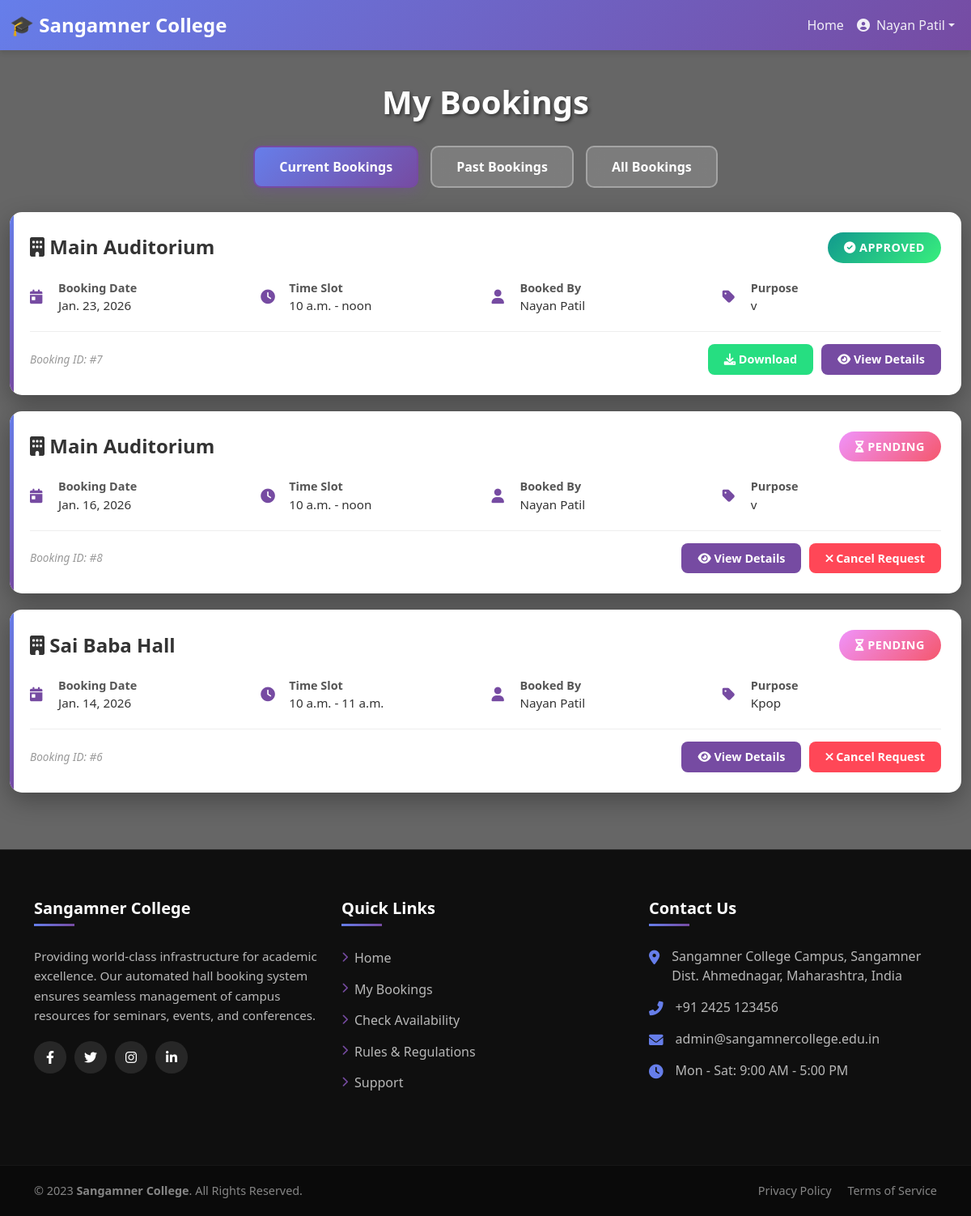
The app's page /mybooking/ (signed in) with its own data.
### hallapp/models.py (models this page shows, shortened)
class User(AbstractUser):
    department = models.CharField(max_length=100, blank=True, null=True)
    phone_number = models.CharField(max_length=15, blank=True, null=True)

class Booking(models.Model):
    STATUS_CHOICES = (
        ('PENDING', 'Pending'),
        ('APPROVED', 'Approved'),
        ('REJECTED', 'Rejected'),
        ('COMPLETED', 'Completed'),
        ('CANCELLED', 'Cancelled'),
    )
    STAGE_CHOICES = (
        ('Large', 'Large'),
        ('Small', 'Small'),
    )
    CHAIR_CHOICES = (
        ('Wheel', 'Wheel'),
        ('Fiber', 'Fiber'),
    )
    user = models.ForeignKey(User, on_delete=models.CASCADE, related_name='bookings')
    hall = models.ForeignKey(Hall, on_delete=models.CASCADE, related_name='bookings')
    event_name = models.CharField(max_length=200)
    department = models.CharField(max_length=100)
    coordinator_name = models.CharField(max_length=100, verbose_name="Program Head / Coordinator")
    coordinator_mobile = models.CharField(max_length=15)
    booking_date = models.DateField()
    start_time = models.TimeField()
    end_time = models.TimeField()
    stage_size = models.CharField(max_length=10, choices=STAGE_CHOICES, blank=True)
    audience_count = models.PositiveIntegerField(default=0)
    chair_type = models.CharField(max_length=10, choices=CHAIR_CHOICES, blank=True)
    chair_count = models.PositiveIntegerField(default=0)
    mic_count = models.PositiveIntegerField(default=0)
    speaker_count = models.PositiveIntegerField(default=0)
    projector_count = models.PositiveIntegerField(default=0)
    laptop_count = models.PositiveIntegerField(default=0)
    req_agarbatti = models.BooleanField(default=False, verbose_name="Incense Sticks (Agarbatti)")
    req_matchbox = models.BooleanField(default=False, verbose_name="Matchbox")
    req_oil = models.BooleanField(default=False, verbose_name="Oil")
    req_wati = models.BooleanField(default=False, verbose_name="Cotton Wicks (Wati)")
    req_kapur = models.BooleanField(default=False, verbose_name="Camphor (Kapur)")
    req_satarangi = models.CharField(max_length=100, blank=True, verbose_name="Satarangi/Mat")
    req_carpet = models.BooleanField(default=False, verbose_name="Red Carpet")
    req_mandap = models.BooleanField(default=False, verbose_name="Mandap")
    req_saraswati_photo = models.BooleanField(default=False, verbose_name="Saraswati Photo")
    req_samai = models.BooleanField(default=False, verbose_name="Traditional Lamp (Samai)")
    status = models.CharField(max_length=20, choices=STATUS_CHOICES, default='PENDING')
    rejection_reason = models.TextField(blank=True, null=True)
    approved_by = models.ForeignKey(User, on_delete=models.SET_NULL, null=True, blank=True, related_name='approved_bookings')
    approved_at = models.DateTimeField(null=True, blank=True)
    rejected_by = models.ForeignKey(User, on_delete=models.SET_NULL, null=True, blank=True, related_name='rejected_bookings')
    rejected_at = models.DateTimeField(null=True, blank=True)
    created_at = models.DateTimeField(auto_now_add=True)
    updated_at = models.DateTimeField(auto_now=True)
    class Meta:
        ordering = ['-booking_date', '-start_time']

class Hall(models.Model):
    name = models.CharField(max_length=100)  # e.g., "Main Auditorium"
    capacity = models.IntegerField()         # e.g., 500
    location = models.CharField(max_length=100) # e.g., "Block A"
    description = models.TextField(blank=True)
    facilities = models.CharField(max_length=255, help_text="e.g., AC, Sound System, WiFi")
    is_active = models.BooleanField(default=True)

### hallapp/views.py (the view)
# urls.py: path('mybooking/', views.my_bookings, name='mybooking'),
@login_required
def my_bookings(request):
    bookings = Booking.objects.filter(user=request.user).order_by('-booking_date')
    return render(request, 'mybooking.html', {'bookings': bookings})

### hallapp/templates/mybooking.html (shortened to what this page needs)
<!doctype html>
<html lang="en">
{% load static %}
<head>
  <link href="https://cdn.jsdelivr.net/npm/bootstrap@5.1.3/dist/css/bootstrap.min.css" rel="stylesheet">
  <link rel="stylesheet" href="https://cdnjs.cloudflare.com/ajax/libs/font-awesome/6.0.0/css/all.min.css">
</head>
<body>
  <nav class="navbar navbar-expand-lg navbar-dark">
    <div class="container-fluid">
      <a class="navbar-brand" href="#">🎓 Sangamner College</a>
      <div class="collapse navbar-collapse" id="navbarNav">
        <ul class="navbar-nav ms-auto">
          <li class="nav-item"><a class="nav-link" href="{% url 'index' %}">Home</a></li>
          {% if user.is_authenticated %}
          <li class="nav-item dropdown">
            <a class="nav-link dropdown-toggle d-flex align-items-center" href="#" id="profileDropdown" role="button"
              data-bs-toggle="dropdown" aria-expanded="false">
              <i class="fas fa-user-circle me-2"></i>
              <span>{{ user.get_full_name|default:user.username }}</span>
            </a>
          </li>
          {% endif %}
        </ul>
      </div>
    </div>
  </nav>
  <h1 class="page-title">My Bookings</h1>
  <div class="content-wrapper">
    <div class="booking-tabs">
      <button class="tab-btn active" data-tab="current">Current Bookings</button>
      <button class="tab-btn" data-tab="past">Past Bookings</button>
      <button class="tab-btn" data-tab="all">All Bookings</button>
    </div>
    <div class="container bookings-container">
      <div id="current-tab" class="tab-content-section active">
        {% if bookings %}
        {% for booking in bookings %}
        {% if booking.status == 'PENDING' or booking.status == 'APPROVED' %}
        <div class="booking-card">
          <div class="booking-header">
            <h3 class="hall-name"><i class="fas fa-building"></i> {{ booking.hall.name }}</h3>
            <span
              class="status-badge
                  {% if booking.status == 'APPROVED' %}status-confirmed{% elif booking.status == 'PENDING' %}status-pending{% elif booking.status == 'REJECTED' %}status-rejected{% else %}status-completed{% endif %}">
              <i
                class="fas
                    {% if booking.status == 'APPROVED' %}fa-check-circle{% elif booking.status == 'PENDING' %}fa-hourglass-half{% elif booking.status == 'REJECTED' %}fa-times-circle{% else %}fa-check-double{% endif %}"></i>
              {{ booking.get_status_display }}
            </span>
          </div>
          <div class="booking-details">
            <div class="detail-item">
              <i class="fas fa-calendar-day"></i>
              <div>
                <div class="detail-label">Booking Date</div>
                <div class="detail-value">{{ booking.booking_date }}</div>
              </div>
            </div>
            <div class="detail-item">
              <i class="fas fa-clock"></i>
              <div>
                <div class="detail-label">Time Slot</div>
                <div class="detail-value">{{ booking.start_time }} - {{ booking.end_time }}</div>
              </div>
            </div>
            <div class="detail-item">
              <i class="fas fa-user"></i>
              <div>
                <div class="detail-label">Booked By</div>
                <div class="detail-value">{{ booking.user.get_full_name|default:booking.user.username }}</div>
              </div>
            </div>
            <div class="detail-item">
              <i class="fas fa-tag"></i>
              <div>
                <div class="detail-label">Purpose</div>
                <div class="detail-value">{{ booking.event_name }}</div>
              </div>
            </div>
          </div>
          <div class="booking-footer">
            <span class="booking-id">Booking ID: #{{ booking.id }}</span>
            <div class="action-buttons">
              {% if booking.status == 'APPROVED' %}
              <button class="btn-action btn-download" onclick="downloadBooking('#{{ booking.id }}')">
                <i class="fas fa-download"></i> Download
              </button>
              {% endif %}
              <button class="btn-action btn-view" onclick="viewDetails('#{{ booking.id }}')">
                <i class="fas fa-eye"></i> View Details
              </button>
              {% if booking.status == 'PENDING' %}
              <button class="btn-action btn-cancel" onclick="cancelBooking('#{{ booking.id }}')">
                <i class="fas fa-times"></i> Cancel Request
              </button>
              {% endif %}
            </div>
          </div>
        </div>
        {% endif %}
        {% endfor %}
        {% else %}
        <div class="empty-state">
          <i class="fas fa-calendar-times"></i>
          <h3>No Current Bookings</h3>
          <p>You don't have any current bookings. Make a new booking to get started!</p>
        </div>
        {% endif %}
      </div>
    </div>
  </div>
  <footer class="main-footer">
    <div class="container">
      <div class="row">
        <div class="col-lg-4 col-md-6 mb-4">
          <div class="footer-widget">
            <h4>Sangamner College</h4>
            <p class="footer-desc">
              Providing world-class infrastructure for academic excellence. Our automated hall booking system
              ensures seamless management of campus resources for seminars, events, and conferences.
            </p>
            <div class="social-icons">
              <a href="#" class="social-icon"><i class="fab fa-facebook-f"></i></a>
              <a href="#" class="social-icon"><i class="fab fa-twitter"></i></a>
              <a href="#" class="social-icon"><i class="fab fa-instagram"></i></a>
              <a href="#" class="social-icon"><i class="fab fa-linkedin-in"></i></a>
            </div>
          </div>
        </div>
        <div class="col-lg-4 col-md-6 mb-4">
          <div class="footer-widget">
            <h4>Quick Links</h4>
            <ul class="footer-links">
              <li><a href="{% url 'index' %}"><i class="fas fa-chevron-right"></i> Home</a></li>
              <li><a href="{% url 'mybooking' %}"><i class="fas fa-chevron-right"></i> My Bookings</a></li>
              <li><a href="#"><i class="fas fa-chevron-right"></i> Check Availability</a></li>
              <li><a href="#"><i class="fas fa-chevron-right"></i> Rules & Regulations</a></li>
              <li><a href="#"><i class="fas fa-chevron-right"></i> Support</a></li>
            </ul>
          </div>
        </div>
        <div class="col-lg-4 col-md-6 mb-4">
          <div class="footer-widget">
            <h4>Contact Us</h4>
            <ul class="contact-list list-unstyled">
              <li>
                <i class="fas fa-map-marker-alt"></i>
                <span>Sangamner College Campus, Sangamner<br>Dist. Ahmednagar, Maharashtra, India</span>
              </li>
              <li>
                <i class="fas fa-phone-alt"></i>
                <span>+91 2425 123456</span>
              </li>
              <li>
                <i class="fas fa-envelope"></i>
                <span>admin@sangamnercollege.edu.in</span>
              </li>
              <li>
                <i class="fas fa-clock"></i>
                <span>Mon - Sat: 9:00 AM - 5:00 PM</span>
              </li>
            </ul>
          </div>
        </div>
      </div>
    </div>
    <div class="footer-bottom">
      <div class="container">
        <div class="row align-items-center">
          <div class="col-md-6 text-md-start">
            &copy; 2023 <strong>Sangamner College</strong>. All Rights Reserved.
          </div>
          <div class="col-md-6 text-md-end mt-2 mt-md-0">
            <a href="#" class="text-white-50 text-decoration-none me-3">Privacy Policy</a>
            <a href="#" class="text-white-50 text-decoration-none">Terms of Service</a>
          </div>
        </div>
      </div>
    </div>
  </footer>
</body>
</html>

### records on screen
User: get_full_name "Nayan Patil"
Booking: hall.name "Main Auditorium", status "APPROVED", booking_date "Jan. 23, 2026", start_time "10 a.m.", end_time "noon", user.get_full_name "Nayan Patil", event_name "v", id "7"
Booking: hall.name "Main Auditorium", status "PENDING", booking_date "Jan. 16, 2026", start_time "10 a.m.", end_time "noon", user.get_full_name "Nayan Patil", event_name "v", id "8"
Booking: hall.name "Sai Baba Hall", status "PENDING", booking_date "Jan. 14, 2026", start_time "10 a.m.", end_time "11 a.m.", user.get_full_name "Nayan Patil", event_name "Kpop", id "6"
